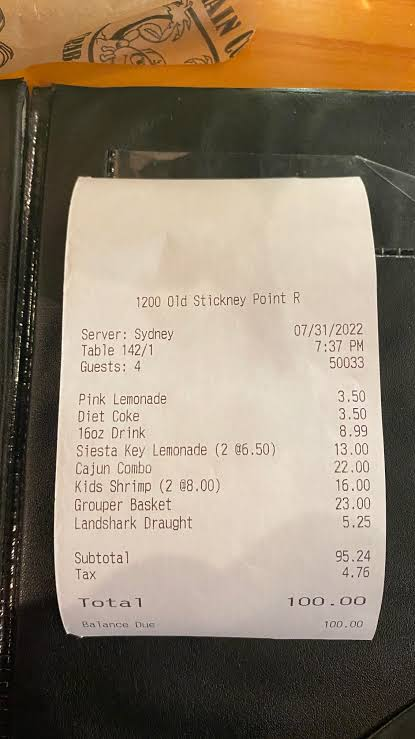
#> input picture samples/test2.jpg, 415 x 739 px
$ python -i preprocessing.py   (imports and definitions only)   (older library calls are emulated)
#> lines starting #> are read from the running program, lines starting #| are printed output that depends on the picture
import cv2
import numpy as np


def estimate_blur(gray: np.ndarray) -> float:
    """
    Return the variance of the Laplacian of the image — a standard blur metric.
    Lower values indicate a blurrier image (less high-frequency detail/edges).
    """
    return cv2.Laplacian(gray, cv2.CV_64F).var()


def deskew(gray: np.ndarray) -> np.ndarray:
    """
    Detect and correct small rotational skew using the minimum-area bounding
    rectangle of thresholded foreground (text) pixels.
    """
    thresh = cv2.threshold(gray, 0, 255, cv2.THRESH_BINARY_INV | cv2.THRESH_OTSU)[1]
    coords = np.column_stack(np.where(thresh > 0))

    if coords.shape[0] < 20:
        return gray  # not enough foreground pixels to estimate skew reliably

    angle = cv2.minAreaRect(coords)[-1]
    if angle < -45:
        angle = -(90 + angle)
    else:
        angle = -angle

    if abs(angle) < 0.5 or abs(angle) > 15:
        return gray  # ignore negligible skew or implausible detection

    (h, w) = gray.shape
    center = (w // 2, h // 2)
    matrix = cv2.getRotationMatrix2D(center, angle, 1.0)
    return cv2.warpAffine(
        gray, matrix, (w, h),
        flags=cv2.INTER_CUBIC, borderMode=cv2.BORDER_REPLICATE
    )


def preprocess_image(
    image_path: str,
    upscale_min_width: int = 1000,
    blur_threshold: float = 100.0,
    enable_deskew: bool = False,
    enable_sharpen: bool = False,
) -> np.ndarray:
#> called with image_path = 'samples/test2.jpg', upscale_min_width = 1000, blur_threshold = 100, enable_deskew = False, enable_sharpen = False
    image = cv2.imread(image_path)
#> image is the input picture: shape (739, 415, 3); mean B, G, R 108.6, 128.7, 144.7
    if image is None:
        raise ValueError(f"Could not read image: {image_path}")

    gray = cv2.cvtColor(image, cv2.COLOR_BGR2GRAY)
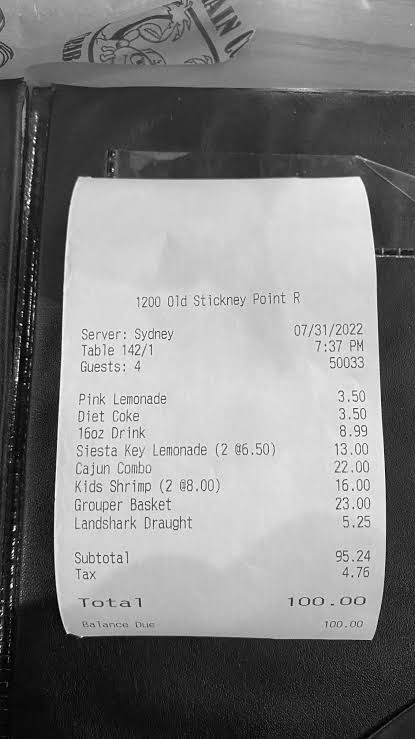
#> gray: shape (739, 415); min 0, max 254, mean 131.2

    height, width = gray.shape
#> height = 739; width = 415
    if width < upscale_min_width:
        scale = upscale_min_width / width
#> scale = 2.41
        new_size = (int(width * scale), int(height * scale))
#> new_size = (1000, 1780)
        gray = cv2.resize(gray, new_size, interpolation=cv2.INTER_CUBIC)
#> gray: shape (1780, 1000)

    if enable_deskew:
        gray = deskew(gray)

    if enable_sharpen and estimate_blur(gray) < blur_threshold:
        gray = cv2.fastNlMeansDenoising(gray, h=10)
        sharpen_kernel = np.array([[0, -1, 0], [-1, 5, -1], [0, -1, 0]])
        gray = cv2.filter2D(gray, -1, sharpen_kernel)

    clahe = cv2.createCLAHE(clipLimit=2.0, tileGridSize=(8, 8))
    enhanced = clahe.apply(gray)
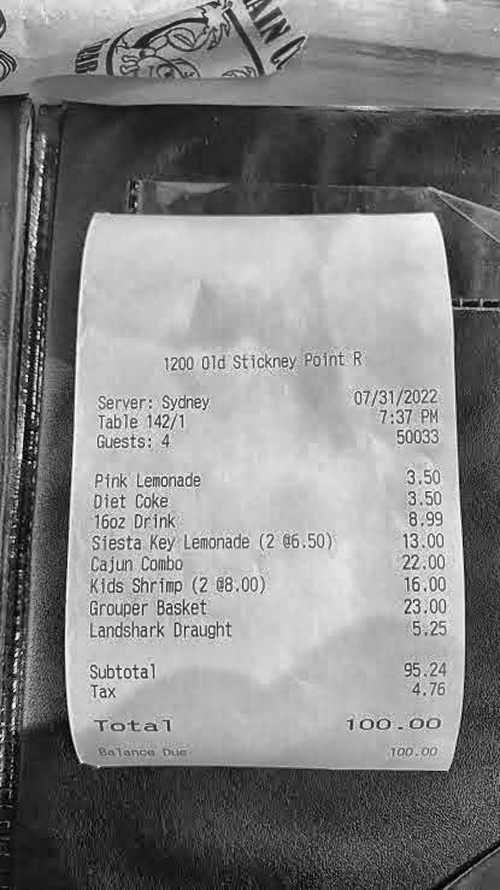
#> enhanced: shape (1780, 1000) (shown at 1/2 size); min 0, max 255, mean 133

    return enhanced

>>> result = preprocess_image('samples/test2.jpg')
